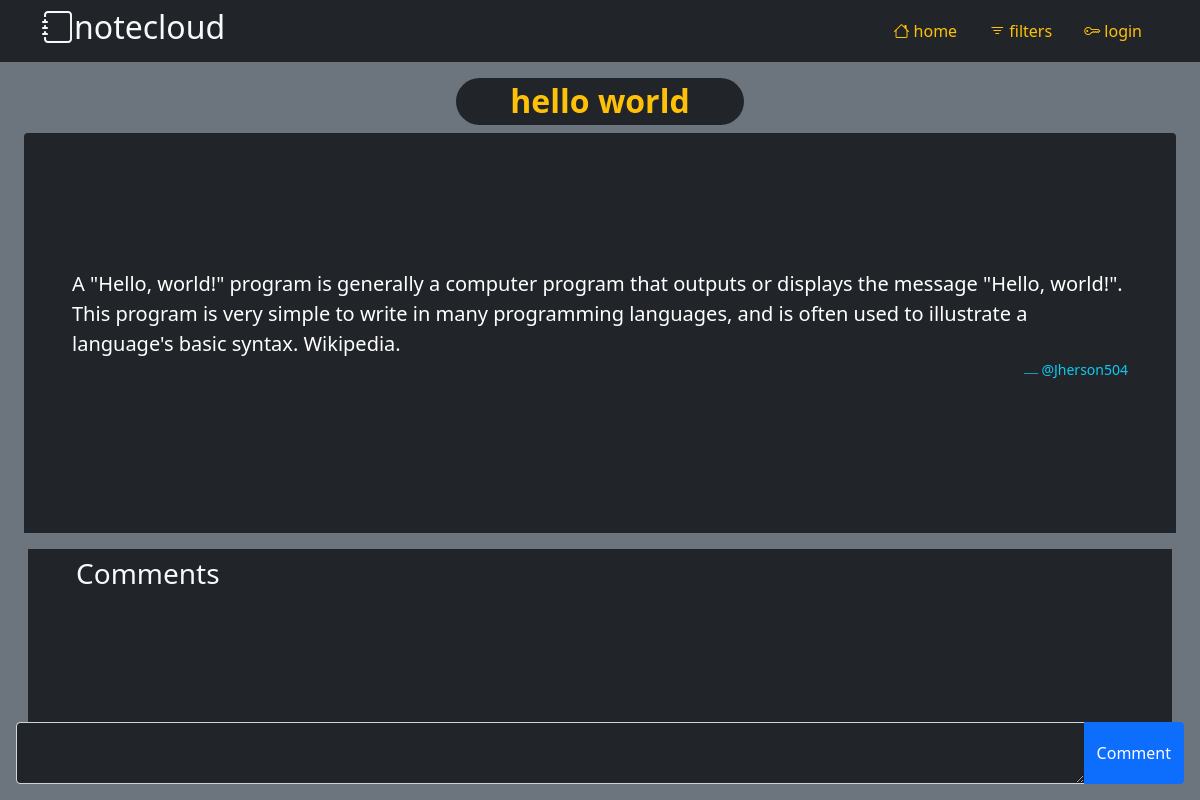
The app's page /view-post/2/ with its own data.
### base/models.py (models this page shows, shortened)
class Post(models.Model):
    owner = models.ForeignKey(User, on_delete=models.SET_NULL, null=True)
    title = models.CharField(max_length=200)
    topic = models.ForeignKey(Topic, on_delete=models.SET_NULL, null=True)
    content = models.TextField()
    created = models.DateTimeField(auto_now_add=True)
    updated = models.DateTimeField(auto_now=True)
    class Meta:
        ordering = ['-created', 'title']

### base/views.py (the view)
# urls.py: path('view-post/<str:pk>/', views.view_post, name='view-post'),
def view_post(request, pk):
    post = Post.objects.get(id=pk)
    if request.method == 'POST':
        form = request.POST
        comment = form.get('comment-input')
        if comment:
            Comment.objects.create(
                content=comment, owner=request.user, post=post).save()
    comments = Comment.objects.filter(post=post)
    context = {
        'comments': comments,
        'post': post
    }
    return render(request, 'base/post-view.html', context)

### base/templates/base/post-view.html (shortened to what this page needs)
{% extends 'base/main.html' %}
{% load static %}
{% block content %}
<link rel="stylesheet" href="{% static 'styles/post-view.css' %}">
<div class="container-fluid">
    <main id="view-body" class="container-fluid pt-3 text-white d-flex flex-column align-items-center">
        <div class="header  w-25">
            <h2 class="text-center rounded-pill bg-dark text-warning fw-bold py-1">{{post.title}}</h2>
        </div>
        <div id="content-section" class="bg-dark rounded-top overflow-auto">
            <div class="bg-dark rounded px-5">
                <p class="lead">{{post.content}}</p>
                <a href="#" class="text-decoration-none">
                    <p class="blockquote-footer bi-person text-info text-end">@{{post.owner.username}}</p>
                </a>
            </div>
        </div>
    </main>
    <section id="comments-section" class="mx-3 d-flex flex-column mt-3 bg-dark px-5 py-2 rounded-bottom overflow-auto">
        <h3 class="text-light">Comments</h3>
    </section>
</div>
<aside id="comment-section" class="container-fluid p-3">
    <form method="post" action="">
        <div class="input-group">
            <textarea id="comment-input" name="comment-input" class="form-control text-white bg-dark"></textarea>
            <button for="comment-input" type="submit" class="btn btn-primary">Comment</button>
        </div>
    </form>
</aside>
{% endblock content %}

### static/styles/post-view.css (style rules this page uses)
#comment-section { position: fixed; bottom: 0; }
#comments-section { height: 25vh; }
#content-section { max-height: 50vh; min-height: 50vh; display: -webkit-box; display: -ms-flexbox; display: flex; -webkit-box-orient: vertical; -webkit-box-direction: normal; -ms-flex-direction: column; flex-direction: column; -webkit-box-pack: center; -ms-flex-pack: center; justify-content: center; }

### records on screen
Post: title "hello world", content "A \"Hello, world!\" program is generally a computer program that outputs or displays the message \"Hello, world!\". This program is very simple to write in many programming languages, and is often used to illustrate a language's basic syntax. Wikipedia.", owner.username "Jherson504"
